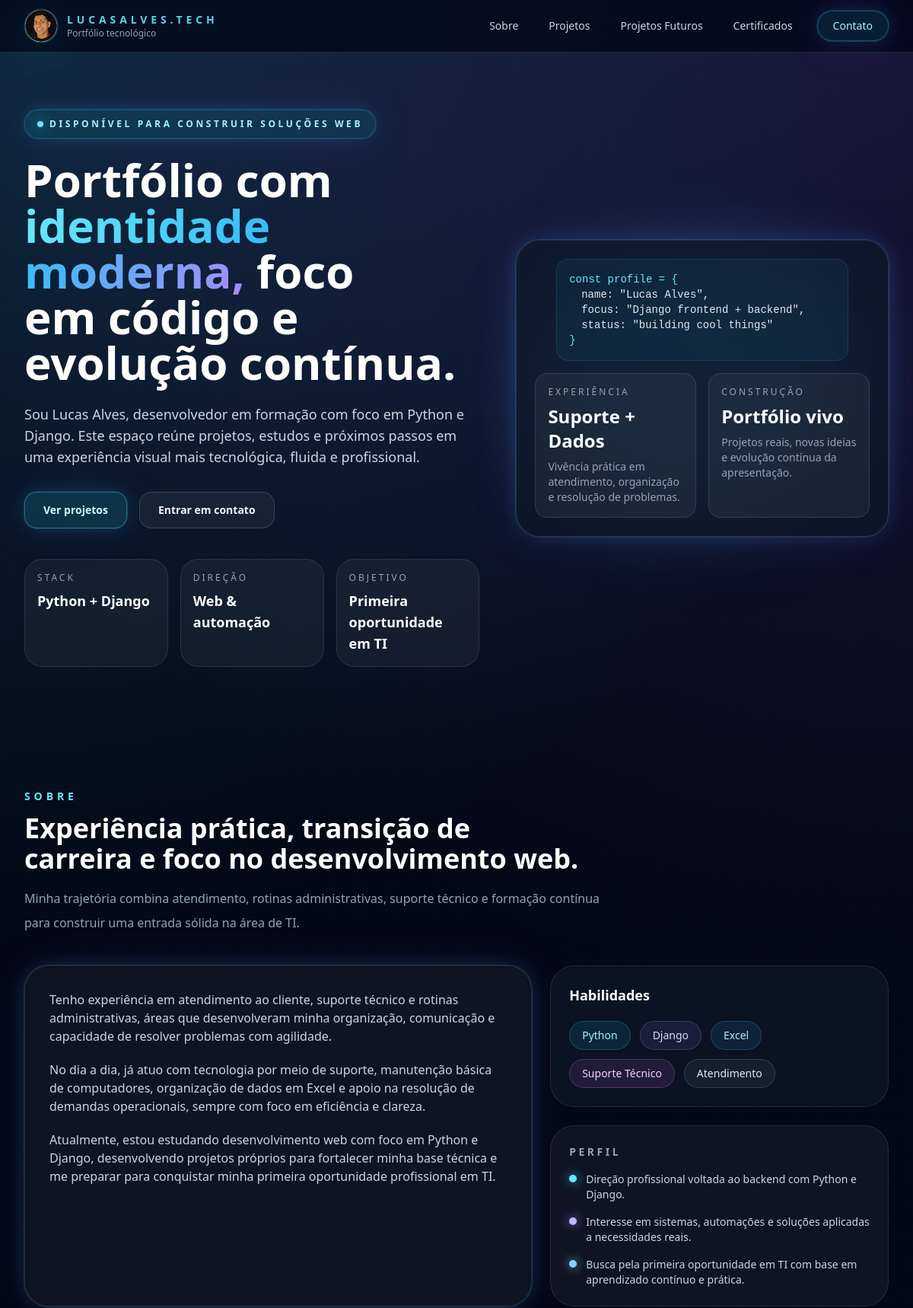
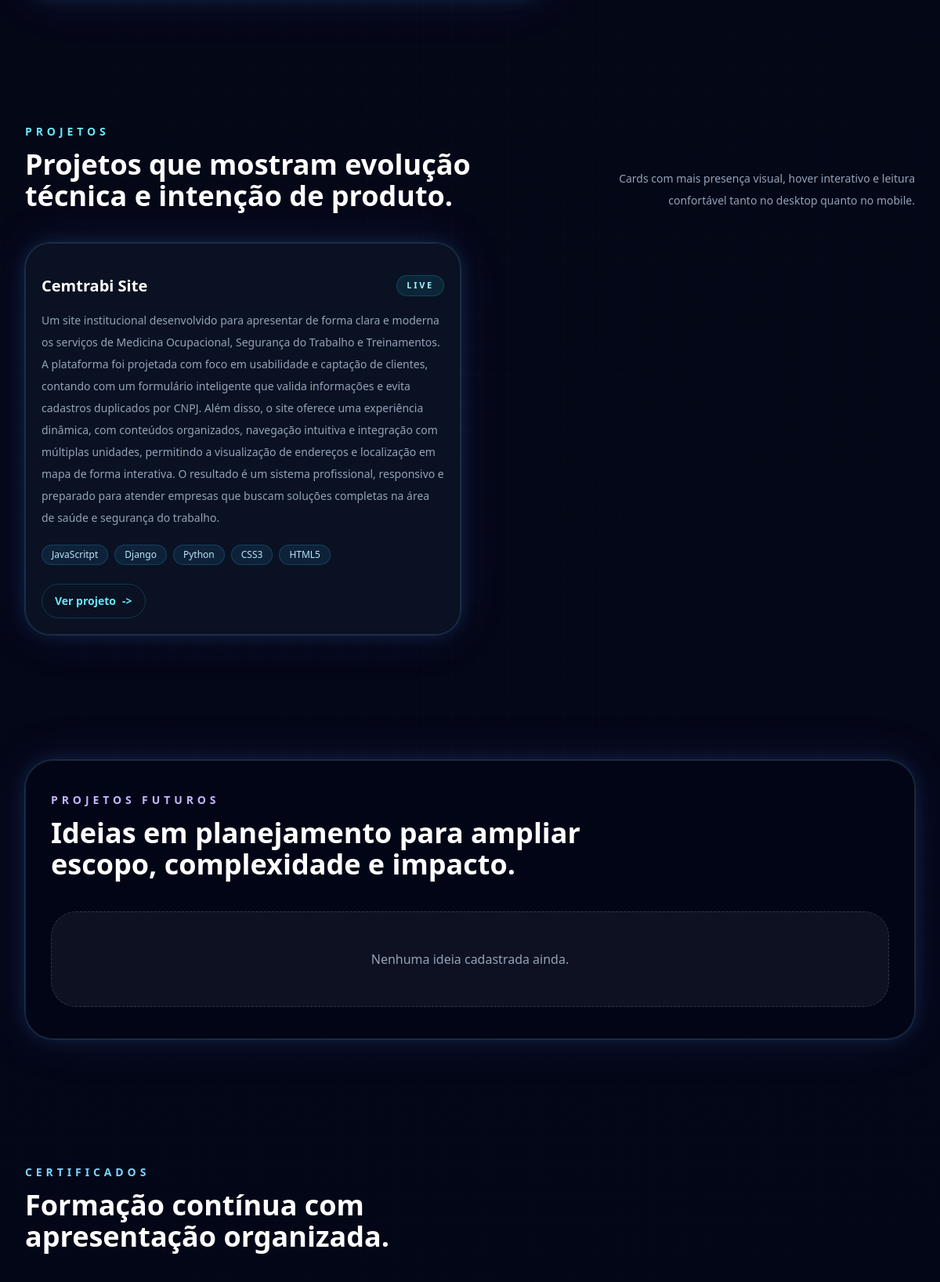
The page / (upper part) on the database its author committed (2 pictures, top to bottom).
### core/models.py (models this page shows, shortened)
class Projeto(models.Model):
    TIPO_CHOICES = [
        ('real', 'Projeto Real'),
        ('futuro', 'Projeto Futuro'),
    ]
    nome = models.CharField(max_length=100)
    descricao = models.TextField()
    link = models.URLField(blank=True, null=True)
    imagem = models.ImageField(upload_to='projetos/', blank=True, null=True)
    criado_em = models.DateTimeField(auto_now_add=True)
    tags = models.ManyToManyField('Tag', blank=True)
    tipo = models.CharField(max_length=10, choices=TIPO_CHOICES, default='real')

class Tag(models.Model):
    nome = models.CharField(max_length=50)

### core/views.py (the view)
# urls.py: 2. Add a URL to urlpatterns:  path('', views.home, name='home')
def home(request):
    projetos = Projeto.objects.filter(tipo='real')
    futuros = Projeto.objects.filter(tipo='futuro')
    certificados = Certificado.objects.all()
    return render(request, 'core/home.html', {
        'projetos': projetos,
        'futuros': futuros,
        'certificados': certificados,
    })

### core/templates/core/home.html (shortened to what this page needs)
{% extends 'core/base.html' %}
{% block content %}
    {% include 'core/components/navbar.html' %}
    {% include 'core/components/hero.html' %}
    {% include 'core/components/sobre.html' %}
    {% include 'core/components/projetos.html' %}
    {% include 'core/components/futuros.html' %}
    {% include 'core/components/certificados.html' %}
{% endblock %}

### core/templates/core/components/projetos.html (shortened to what this page needs)
<section id="projetos" class="px-4 py-14 sm:px-6 sm:py-20 lg:px-8">
    <div class="mx-auto max-w-7xl">
        <div class="mb-10 flex flex-col gap-4 sm:flex-row sm:items-end sm:justify-between" data-aos="fade-up">
            <div class="max-w-2xl">
                <p class="text-sm font-semibold uppercase tracking-[0.22em] text-cyan-300 sm:tracking-[0.35em]">Projetos</p>
                <h2 class="mt-3 text-balance text-3xl font-bold text-white sm:text-4xl">Projetos que mostram evolução técnica e intenção de produto.</h2>
            </div>
            <p class="max-w-xl text-sm leading-7 text-slate-400 sm:text-right">Cards com mais presença visual, hover interativo e leitura confortável tanto no desktop quanto no mobile.</p>
        </div>
        <div class="grid gap-6 md:grid-cols-2 xl:grid-cols-3">
            {% for projeto in projetos %}
            <article class="group relative flex min-h-full flex-col overflow-hidden rounded-[1.5rem] border border-white/10 bg-slate-900/65 p-4 shadow-neon backdrop-blur-sm transition duration-300 hover:-translate-y-2 hover:border-cyan-400/30 hover:shadow-neon-strong sm:rounded-[2rem] sm:p-5"
                     data-aos="zoom-in-up">
                <div class="relative mt-5 flex flex-1 flex-col">
                    <div class="mb-4 flex flex-col gap-3 sm:flex-row sm:items-start sm:justify-between">
                        <h3 class="text-xl font-bold text-white">{{ projeto.nome }}</h3>
                        <span class="w-fit shrink-0 rounded-full border border-cyan-400/20 bg-cyan-400/10 px-3 py-1 text-[11px] font-semibold uppercase tracking-[0.18em] text-cyan-200 sm:tracking-[0.25em]">Live</span>
                    </div>
                    <p class="mb-5 text-sm leading-7 text-slate-400">{{ projeto.descricao }}</p>
                    <div class="mb-6 flex flex-wrap gap-2">
                        {% for tag in projeto.tags.all %}
                        <span class="rounded-full border border-sky-400/20 bg-sky-400/10 px-3 py-1 text-xs text-sky-200">{{ tag.nome }}</span>
                        {% endfor %}
                    </div>
                    {% if projeto.link %}
                    <a href="{{ projeto.link }}" target="_blank" rel="noopener noreferrer"
                       class="mt-auto inline-flex min-h-11 w-fit items-center gap-2 rounded-full border border-cyan-400/20 px-4 py-2 text-sm font-semibold text-cyan-300 transition hover:bg-cyan-400/10 hover:text-cyan-200">
                        Ver projeto
                        <span class="transition duration-300 group-hover:translate-x-1">-&gt;</span>
                    </a>
                    {% endif %}
                </div>
            </article>
            {% empty %}
            <div class="col-span-full rounded-[1.5rem] border border-dashed border-white/15 bg-white/5 px-6 py-12 text-center text-slate-400 sm:rounded-[2rem]">
                Nenhum projeto cadastrado ainda.
            </div>
            {% endfor %}
        </div>
    </div>
</section>

### rows shown on the page
Projeto: nome "Cemtrabi Site", descricao "Um site institucional desenvolvido para apresentar de forma clara e moderna os serviços de Medicina Ocupacional, Segurança do Trabalho e Treinamentos. A plataforma foi projetada com foco em usabilidade e captação de clientes, contando com um formulário inteligente que valida informações e evita cadastros duplicados por CNPJ. Além disso, o site oferece uma experiência dinâmica, com conteúdos organizados, navegação intuitiva e integração com múltiplas unidades, permitindo a visualização de endereços e localização em mapa de forma interativa. O resultado é um sistema profissional, responsivo e preparado para atender empresas que buscam soluções completas na área de saúde e segurança do…"
Tag: nome "JavaScritpt"
Tag: nome "Django"
Tag: nome "Python"
Tag: nome "CSS3"
Tag: nome "HTML5"
